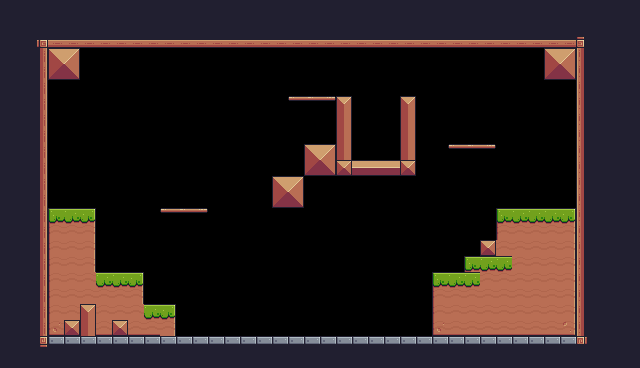

A 2D game scene composited from a Tiled map and its tileset images. What follows is a short description and the map's XML, with every tile layer's data as written:
An orthogonal 40x23 tile map with 16x16 px tiles, 1 tile layer (Background) and 48 objects (18x Fruits, 3x Platform, 2x Saw, 2x Touchable, Player, ...).

<map version="1.10" tiledversion="1.11.2" orientation="orthogonal" renderorder="right-down" width="40" height="23" tilewidth="16" tileheight="16" infinite="0" nextlayerid="5" nextobjectid="89">
 <tileset firstgid="1" source="pixel adventure.tsx" />
 <objectgroup id="2" name="SpawnPoints">
  <object id="2" name="Player" type="Player" x="64" y="168" width="32" height="34.92" />
  <object id="34" name="Bananas" type="Fruits" x="528" y="176" width="32" height="32" />
  <object id="60" name="Melon" type="Fruits" x="368" y="272" width="32" height="32" />
  <object id="54" name="Melon" type="Fruits" x="272" y="144" width="32" height="32" />
  <object id="35" name="Pineapple" type="Fruits" x="208" y="272" width="32" height="32" />
  <object id="58" name="Pineapple" type="Fruits" x="304" y="272" width="32" height="32" />
  <object id="36" name="Pineapple" type="Fruits" x="368" y="80" width="32" height="32" />
  <object id="37" name="Pineapple" type="Fruits" x="288" y="64" width="32" height="32" />
  <object id="38" name="Orange" type="Fruits" x="272" y="272" width="32" height="32" />
  <object id="56" name="Orange" type="Fruits" x="240" y="272" width="32" height="32" />
  <object id="57" name="Orange" type="Fruits" x="320" y="256" width="32" height="32" />
  <object id="44" name="Bananas" type="Fruits" x="288" y="256" width="32" height="32" />
  <object id="40" name="Melon" type="Fruits" x="176" y="176" width="32" height="32" />
  <object id="41" name="Kiwi" type="Fruits" x="224" y="256" width="32" height="32" />
  <object id="42" name="Kiwi" type="Fruits" x="336" y="272" width="32" height="32" />
  <object id="43" name="Kiwi" type="Fruits" x="256" y="256" width="32" height="32" />
  <object id="39" name="Apple" type="Fruits" x="352" y="64" width="32" height="32" />
  <object id="59" name="Apple" type="Fruits" x="352" y="256" width="32" height="32" />
  <object id="78" name="Apple" type="Fruits" x="448" y="112" width="32" height="32" />
  <object id="66" type="Saw" x="224" y="100" width="32" height="32">
   <properties>
    <property name="isvertical" type="bool" value="false" />
    <property name="offsetneg" type="float" value="0" />
    <property name="offsetpos" type="float" value="16" />
   </properties>
  </object>
  <object id="68" type="Saw" x="480" y="100" width="32" height="32">
   <properties>
    <property name="isvertical" type="bool" value="false" />
    <property name="offsetneg" type="float" value="16" />
    <property name="offsetpos" type="float" value="0" />
   </properties>
  </object>
  <object id="76" name="Chicken" type="Enemies" x="320" y="304" width="32" height="32">
   <properties>
    <property name="offsetneg" type="float" value="10" />
    <property name="offsetpos" type="float" value="6" />
   </properties>
  </object>
  <object id="77" type="Checkpoint" x="336" y="64" width="64" height="96" />
  <object id="81" type="Hearts" x="240" y="0" width="144" height="48" />
  <object id="86" name="Home" type="Touchable" x="0" y="0" width="48" height="48" />
  <object id="88" name="Exit" type="Touchable" x="576" y="0" width="48" height="48" />
 </objectgroup>
 <objectgroup id="3" name="Collisions">
  <object id="12" x="576" y="32" width="16" height="320" />
  <object id="13" x="320" y="16" />
  <object id="52" x="272" y="176" width="32" height="32" />
  <object id="53" x="304" y="144" width="32" height="32" />
  <object id="22" x="432" y="272" width="144" height="64" />
  <object id="46" x="496" y="208" width="80" height="64" />
  <object id="61" x="544" y="48" width="32" height="32" />
  <object id="63" x="336" y="96" width="16" height="80" />
  <object id="64" x="400" y="96" width="16" height="80" />
  <object id="62" x="48" y="48" width="32" height="32" />
  <object id="47" x="464" y="256" width="32" height="16" />
  <object id="48" x="480" y="240" width="16" height="16" />
  <object id="49" x="48" y="208" width="48" height="128" />
  <object id="50" x="96" y="272" width="48" height="64" />
  <object id="51" x="144" y="304" width="32" height="32" />
  <object id="25" type="Platform" x="288" y="96" width="48" height="16" />
  <object id="30" type="Platform" x="160" y="208" width="48" height="16" />
  <object id="67" type="Platform" x="448" y="144" width="48" height="16" />
  <object id="69" x="32" y="32" width="16" height="320" />
  <object id="73" x="32" y="32" width="560" height="16" />
  <object id="74" x="336" y="160" width="80" height="16" />
  <object id="75" x="32" y="336" width="560" height="16" />
 </objectgroup>
 <layer id="1" name="Background" width="40" height="23">
  <properties>
   <property name="BackgroundColor" value="Blue" />
  </properties>
  <data encoding="csv">
112,112,112,112,112,112,112,112,112,112,112,112,112,112,112,112,112,112,112,112,112,112,112,112,112,112,112,112,112,112,112,112,112,112,112,112,112,112,112,112,
112,112,112,112,112,112,112,112,112,112,112,112,112,112,112,112,112,112,112,112,112,112,112,112,112,112,112,112,112,112,112,112,112,112,112,112,112,112,112,112,
112,112,92,134,134,134,134,134,134,134,134,134,134,134,134,134,134,134,134,134,134,134,134,134,134,134,134,134,134,134,134,134,134,134,134,134,93,112,112,112,
112,112,113,36,37,49,49,49,49,49,49,49,49,49,49,49,49,49,49,49,49,49,49,49,49,49,49,49,49,49,49,49,49,49,36,37,111,112,112,112,
112,112,113,58,59,49,49,49,49,49,49,49,49,49,49,49,49,49,49,49,49,49,49,49,49,49,49,49,49,49,49,49,49,49,58,59,111,112,112,112,
112,112,113,49,49,49,49,49,49,49,49,49,49,49,49,49,49,49,49,49,49,49,49,49,49,49,49,49,49,49,49,49,49,49,49,49,111,112,112,112,
112,112,113,49,49,49,49,49,49,49,49,49,49,49,49,49,49,49,40,41,42,16,49,49,49,16,49,49,49,49,49,49,49,49,49,49,111,112,112,112,
112,112,113,49,49,49,49,49,49,49,49,49,49,49,49,49,49,49,49,49,49,38,0,49,49,38,49,49,49,49,49,49,49,49,49,49,111,112,112,112,
112,112,113,49,49,49,49,49,49,49,49,49,49,49,49,72,72,0,0,0,0,38,0,49,49,38,49,49,49,49,49,49,49,49,49,49,111,112,112,112,
112,112,113,49,49,49,49,49,49,49,49,49,49,49,49,72,72,49,49,36,37,38,49,49,49,38,0,0,40,41,42,49,49,49,49,49,111,112,112,112,
112,112,113,49,49,49,49,49,49,49,0,0,0,0,0,49,49,0,49,58,59,35,14,14,14,35,49,0,0,0,49,49,49,49,49,49,111,112,112,112,
112,112,113,77,77,77,0,49,49,0,0,0,0,0,0,0,0,36,37,49,49,49,49,49,49,0,0,0,0,0,49,49,49,49,49,49,111,112,112,112,
112,112,113,77,77,77,0,0,0,0,0,0,0,49,49,49,49,58,59,49,49,49,49,49,49,49,49,0,0,0,49,49,49,49,0,0,111,112,112,112,
112,112,113,7,8,9,0,0,49,49,40,41,42,49,49,0,0,49,49,0,0,0,0,0,49,49,49,49,49,49,49,7,8,8,8,9,111,112,112,112,
112,112,113,29,30,31,0,0,0,0,49,49,49,0,0,0,0,0,0,0,49,49,49,49,49,49,49,49,49,49,49,29,30,30,30,31,111,112,112,112,
112,112,113,29,30,31,71,72,72,0,0,0,49,72,72,49,49,49,49,49,49,49,49,49,49,49,49,49,49,49,35,30,30,30,30,31,111,112,112,112,
112,112,113,29,30,31,71,72,72,72,49,0,0,72,72,49,49,49,49,49,49,49,49,49,49,49,49,49,49,7,8,8,30,30,30,31,111,112,112,112,
112,112,113,29,30,30,8,8,9,72,49,49,49,49,49,49,49,49,49,49,49,49,49,49,49,49,49,7,8,8,30,30,30,30,30,31,111,112,112,112,
112,112,113,29,30,30,30,30,31,72,72,72,49,49,49,0,0,0,0,0,0,0,0,0,49,49,72,29,30,30,30,30,30,30,30,31,111,112,112,112,
112,112,113,29,30,16,30,30,30,8,9,72,49,49,49,49,0,0,0,0,0,0,0,0,49,72,72,29,30,30,30,30,30,30,30,31,111,112,112,112,
112,112,113,51,35,38,52,35,52,52,31,72,72,72,49,49,0,0,0,0,0,0,0,0,49,72,72,51,52,52,52,52,52,52,52,53,111,112,112,112,
112,112,114,2,2,2,2,2,2,2,2,2,2,2,2,2,2,2,2,2,2,2,2,2,2,2,2,2,2,2,2,2,2,2,2,2,115,112,112,112,
112,112,112,112,112,112,112,112,112,112,112,112,112,112,112,112,112,112,112,112,112,112,112,112,112,112,112,112,112,112,112,112,112,112,112,112,112,112,112,112
</data>
 </layer>
</map>
